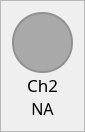
                     <widget class="QFrame" name="frame_ch2">
                      <property name="maximumSize">
                       <size>
                        <width>80</width>
                        <height>150</height>
                       </size>
                      </property>
                      <property name="styleSheet">
                       <string notr="true">font:12px</string>
                      </property>
                      <property name="frameShape">
                       <enum>QFrame::StyledPanel</enum>
                      </property>
                      <property name="frameShadow">
                       <enum>QFrame::Raised</enum>
                      </property>
                      <layout class="QVBoxLayout" name="verticalLayout_8">
                       <property name="spacing">
                        <number>0</number>
                       </property>
                       <item>
                        <widget class="QFrame" name="frame_ch2_color">
                         <property name="sizePolicy">
                          <sizepolicy hsizetype="Fixed" vsizetype="Fixed">
                           <horstretch>0</horstretch>
                           <verstretch>0</verstretch>
                          </sizepolicy>
                         </property>
                         <property name="minimumSize">
                          <size>
                           <width>61</width>
                           <height>61</height>
                          </size>
                         </property>
                         <property name="maximumSize">
                          <size>
                           <width>1000</width>
                           <height>61</height>
                          </size>
                         </property>
                         <property name="sizeIncrement">
                          <size>
                           <width>1</width>
                           <height>1</height>
                          </size>
                         </property>
                         <property name="styleSheet">
                          <string notr="true">border: 2px solid rgb(145, 145, 145);
border-radius: 30px;
background-color: rgb(169, 169, 169)</string>
                         </property>
                         <property name="frameShape">
                          <enum>QFrame::StyledPanel</enum>
                         </property>
                         <property name="frameShadow">
                          <enum>QFrame::Raised</enum>
                         </property>
                        </widget>
                       </item>
                       <item>
                        <widget class="QLabel" name="label_ch2">
                         <property name="minimumSize">
                          <size>
                           <width>61</width>
                           <height>0</height>
                          </size>
                         </property>
                         <property name="maximumSize">
                          <size>
                           <width>16777215</width>
                           <height>30</height>
                          </size>
                         </property>
                         <property name="font">
                          <font>
                           <family>DM Sans</family>
                           <pointsize>-1</pointsize>
                           <weight>50</weight>
                           <italic>false</italic>
                           <bold>false</bold>
                          </font>
                         </property>
                         <property name="text">
                          <string>&lt;html&gt;&lt;head/&gt;&lt;body&gt;&lt;p&gt;&lt;span style=&quot; font-size:13pt;&quot;&gt;Ch2&lt;/span&gt;&lt;/p&gt;&lt;/body&gt;&lt;/html&gt;</string>
                         </property>
                         <property name="alignment">
                          <set>Qt::AlignCenter</set>
                         </property>
                        </widget>
                       </item>
                       <item>
                        <widget class="QLabel" name="label_ch2_value">
                         <property name="minimumSize">
                          <size>
                           <width>61</width>
                           <height>0</height>
                          </size>
                         </property>
                         <property name="maximumSize">
                          <size>
                           <width>16777215</width>
                           <height>30</height>
                          </size>
                         </property>
                         <property name="font">
                          <font>
                           <family>DM Sans</family>
                           <pointsize>12</pointsize>
                           <weight>50</weight>
                           <italic>false</italic>
                           <bold>false</bold>
                          </font>
                         </property>
                         <property name="styleSheet">
                          <string notr="true">font:12pt</string>
                         </property>
                         <property name="text">
                          <string>NA</string>
                         </property>
                         <property name="alignment">
                          <set>Qt::AlignCenter</set>
                         </property>
                        </widget>
                       </item>
                      </layout>
                     </widget>
